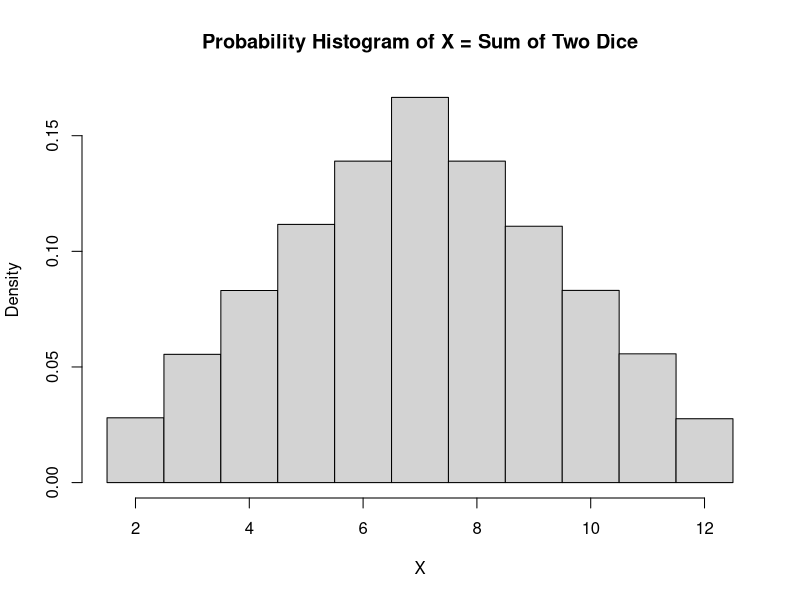

This figure's R source:
# Demo Script - Unit 03
# Carl Gladish
# Sept 23, 2021 (updated Jan 13, 2022)

#Simulate 100,000 dice rolls of two die

n.trials <- 10^6
die1 <- sample(c(1,2,3,4,5,6), n.trials, replace=TRUE)
die2 <- sample(c(1,2,3,4,5,6), n.trials, replace=TRUE)

#calculate the sum of the two die
X <- die1+die2

#make a histogram with one rectangle for each integer value
hist(X, 
     breaks=seq(1.5,12.5,1),
     freq=FALSE,
     main="Probability Histogram of X = Sum of Two Dice")

#P(X = 2)
sum(X == 2) / n.trials

#P(X = 7)
sum(X==7) / n.trials

#P(X <= 6)
sum(X <= 6) / n.trials

#P(X > 2)
sum(X > 2) / n.trials

#another way to answer this question
#probs is the probability distribution of X
probs <- table(X)/n.trials

#add up P(X=2) + P(X=3) + P(X=4) + P(X=5)+P(X=6)
sum(probs[1:5])

#Counting

#factorial
factorial(6)

#permutations
#22P3
factorial(22)/factorial(22-3)

#combinations
# 20C3
choose(20, 3)


#probability of getting a flush (including straight flush,
# royal flush, any kind of flush)
4 * choose(13, 5) / choose(52, 5) 


#Suppose you have a population of students with ages:
pop.ages <- c(18, 19, 19, 20, 21, 25, 27, 28)

#a
choose(5, 3) / choose(8, 3)

#b
sum(combn(pop.ages, 3, function(x) median(x) > 19)) / choose(8, 3)

#c 
n.sims <- 10^6
n.sample <- 3

Xbars <- rep(0, n.sims)

for (i in 1:n.sims) {
  this.sample <- sample(pop.ages, n.sample, replace=TRUE)
  Xbars[i] <- mean(this.sample)
}
sum(Xbars > 19) / n.sims

#another way, which is faster because it avoids the for loop
samples <- matrix( sample(pop.ages, n.sample*n.sims, replace=TRUE), 
                   n.sample, n.sims)
Xbars <- colMeans(samples)
sum(Xbars > 19)/length(Xbars)



#all combinations of 3 letters selected from A,B,C,D,E
combn(c("A","B","C","D","E"), 3)

